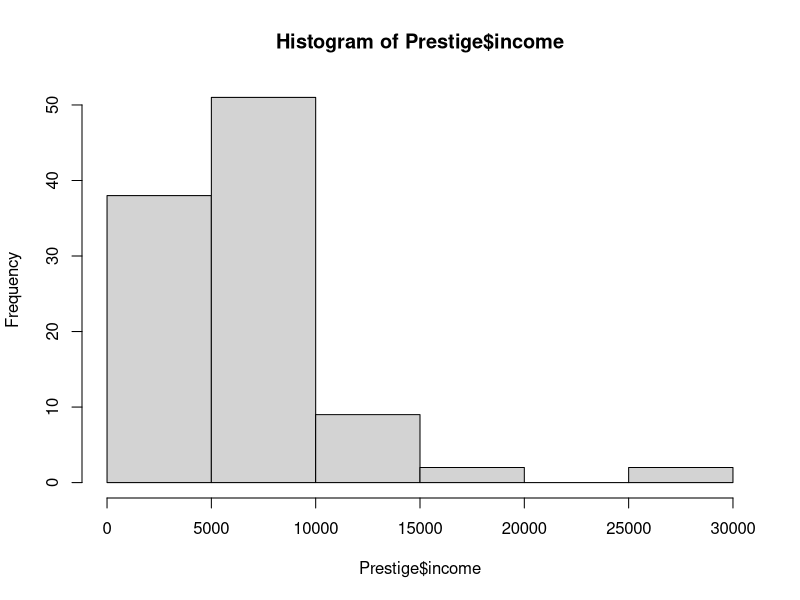

This figure's R source: (Note: this script raises an error after producing the figure.)
## ---- chunk 1
library(knitr)
opts_chunk$set(comment=NA, tidy=TRUE)
## ---- chunk 2
library(car)
library(effects)

data(Prestige)
head(Prestige)
str(Prestige)

hist(Prestige$income)
## ---- chunk 3
l1<- lm(prestige ~ income + education, data=Prestige)
summary(l1)


l2 <- update(l1, . ~ . + type)
summary(l2)

anova(l1, l2)
any(is.na(Prestige$type))
## ---- chunk 4
l1a <- update(l1, subset = !is.na(type))
summary(l1a)

anova(l1a, l2)
## ---- chunk 5
l.step <- step(lm(prestige ~ 1, data = Prestige, 
               subset = !is.na(type)), 
               scope = ~ income + education + type + women, 
               dir = 'for')
## ---- chunk 6
cc.full <- lm(prestige ~ education + income + women + type, 
              data=Prestige,
              subset=!is.na(type) )

cc.back <- step(cc.full, dir = 'back')
## ---- chunk 7
vif(l2)  # Looks OK

ncvTest(l2)  # This looks OK

spreadLevelPlot(l2) # Also looks OK

crPlot(l2, 'education')  # Looks OK

crPlot(l2, 'income')
## ---- chunk 8
#Prestige$log.income <- log(Prestige$income)

l3 <- update(l2, . ~ . - income + log(income))
summary(l3)
## ---- chunk 9
plot(Effect(c('income', 'type'), l3), multiline=TRUE)
## ---- chunk 10
l4 <- update(l3, . ~ . + log(income):type)
summary(l4)
anova(l3, l4)
## ---- chunk 11
plot(Effect(c('income', 'type'), l4), multi=TRUE)
